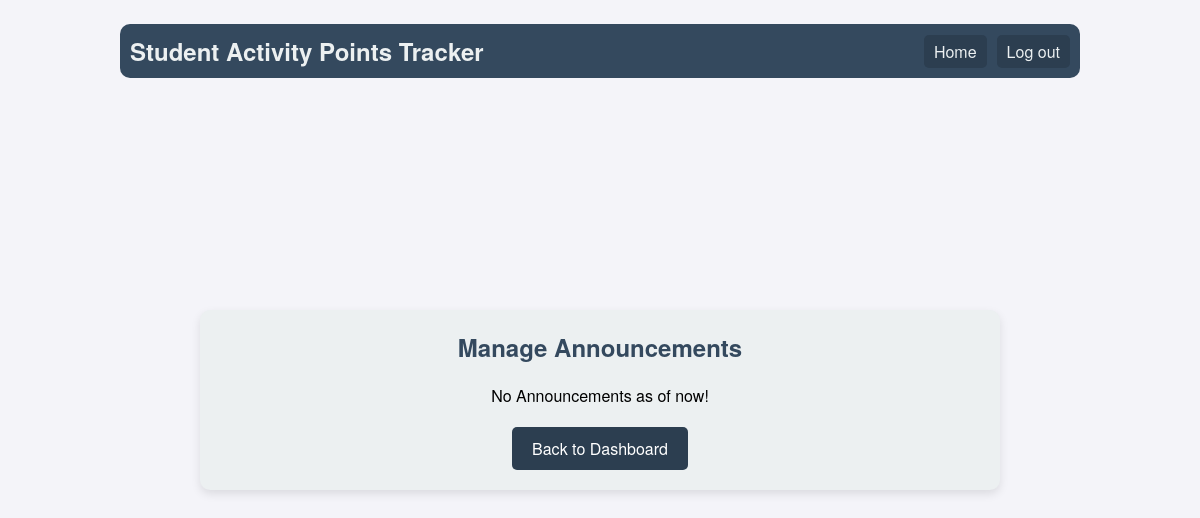
The app's page /manage_announcements/ (signed in), older data.
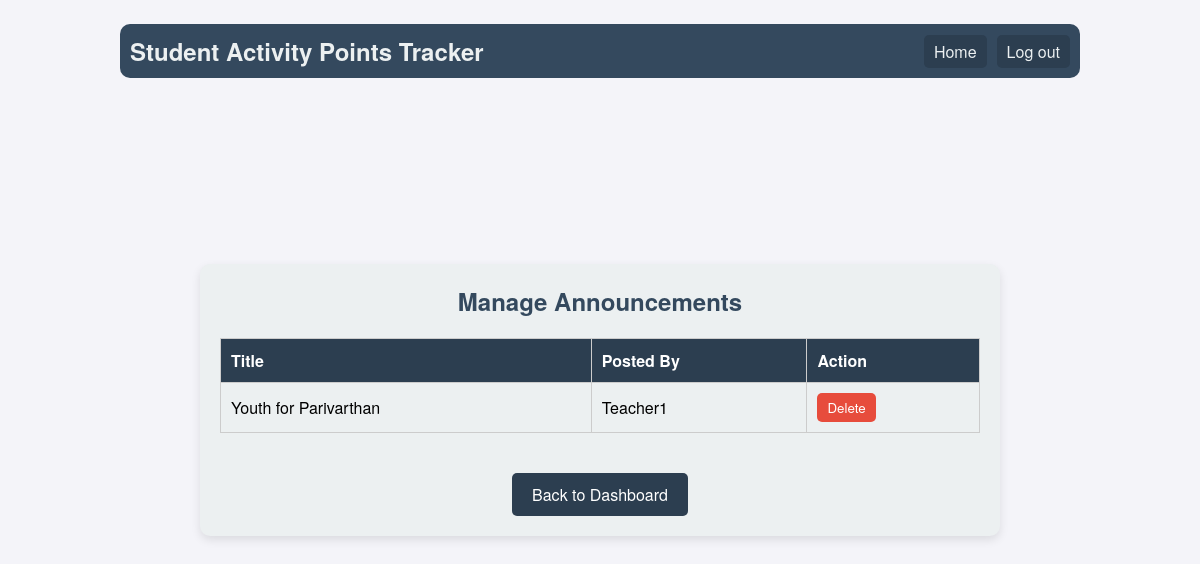
The same page, newer data.
### activityPointsApp/models.py (models this page shows, shortened)
class Announcement(models.Model):
    title = models.CharField(max_length=255)
    details = models.TextField()
    description = models.TextField()
    date_posted = models.DateTimeField(default=timezone.now)
    posted_by = models.ForeignKey(Teacher, on_delete=models.CASCADE)
    activity_link = models.URLField(blank=True, null=True)  # Link related to an activity

class Teacher(models.Model):
    name = models.CharField(max_length=20)
    email = models.EmailField(unique=True)
    password = models.CharField(max_length=20)
    department = models.CharField(max_length=3)

### activityPointsApp/views.py (the view)
# urls.py: path('manage_announcements/', manage_announcements, name='manage_announcements'),
def manage_announcements(request):
    if 'teacher_email' not in request.session:
        return redirect('loginTeacher')
    teacher_email = request.session['teacher_email']
    announcements = Announcement.objects.filter(posted_by__email=teacher_email)
    if request.method == 'POST' and 'delete_announcement' in request.POST:
        announcement_id = request.POST.get('announcement_id')
        announcement = get_object_or_404(Announcement, id=announcement_id, posted_by__email=teacher_email)
        announcement.delete()
        return redirect('manage_announcements')
    return render(request, 'manage_announcements.html', {'announcements': announcements})

### activityPointsApp/templates/manage_announcements.html (shortened to what this page needs)
{% load static %}
<!DOCTYPE html>
<html lang="en">
<head>
    <link rel="stylesheet" href="{% static 'manage_announcements.css' %}">
</head>
<body>
    <div class="header">
        <div class="app-name">Student Activity Points Tracker</div>
        <div class="nav">
            <a class="nav-item" href="{% url 'home' %}">Home</a>
            <a class="nav-item" href="{% url 'logout' %}">Log out</a>
        </div>
    </div>
    <div class="container">
        <h2>Manage Announcements</h2>
        {% if announcements %}
        <table class="announcements-table">
            <thead>
                <tr>
                    <th>Title</th>
                    <th>Posted By</th>
                    <th>Action</th>
                </tr>
            </thead>
            <tbody>
                {% for announcement in announcements %}
                <tr>
                    <td><a href="{% url 'activity_detail' announcement.id %}" class="activity-detail">{{ announcement.title }}</a></td>
                    <td>{{ announcement.posted_by.name }}</td>
                    <td>
                        <form method="post" style="display:inline;">
                            <button type="submit" name="delete_announcement" class="delete-button">Delete</button>
                        </form>
                    </td>
                </tr>
                {% endfor %}
                {% else %}
                    No Announcements as of now! <br>
                {% endif %}
            </tbody>
        </table>
        <a href="{% url 'teacherDashboard' %}" class="back-link">Back to Dashboard</a>
    </div>
</body>
</html>

Row changes from the older to the newer data that the page shows:
added Announcement: title "Youth for Parivarthan", posted_by.name "Teacher1"
Text that changed along with them:
text no longer shown: "No Announcements as of now!"
text now shown: "Title Posted By Action"
